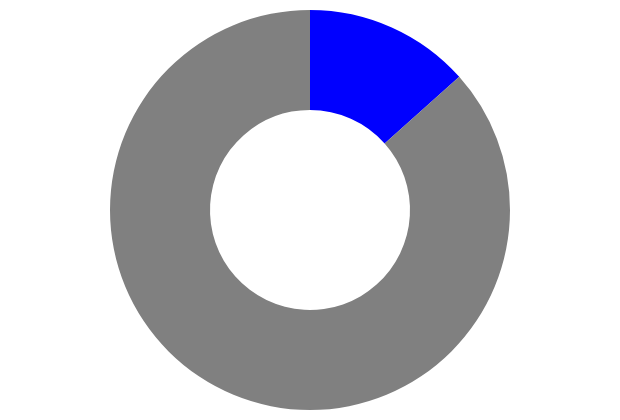

Source (Vega-Lite JSON):
### Vega-Lite specification from a JSON file in a GitHub repository (floating-point values rounded to 4 significant figures)
{"$schema": "https://vega.github.io/schema/vega-lite/v5.json", "description": "A simple donut chart with embedded data.", "width": 300, "height": 200, "title": "", "data": {"values": [{"category": "Agriculture", "value": 9978, "color": "blue"}, {"category": "other", "value": 64447, "color": "grey"}]}, "mark": {"type": "arc", "innerRadius": 50}, "encoding": {"theta": {"field": "value", "type": "quantitative"}, "color": {"field": "category", "type": "nominal", "scale": {"range": ["blue", "grey"]}, "legend": null}}}
